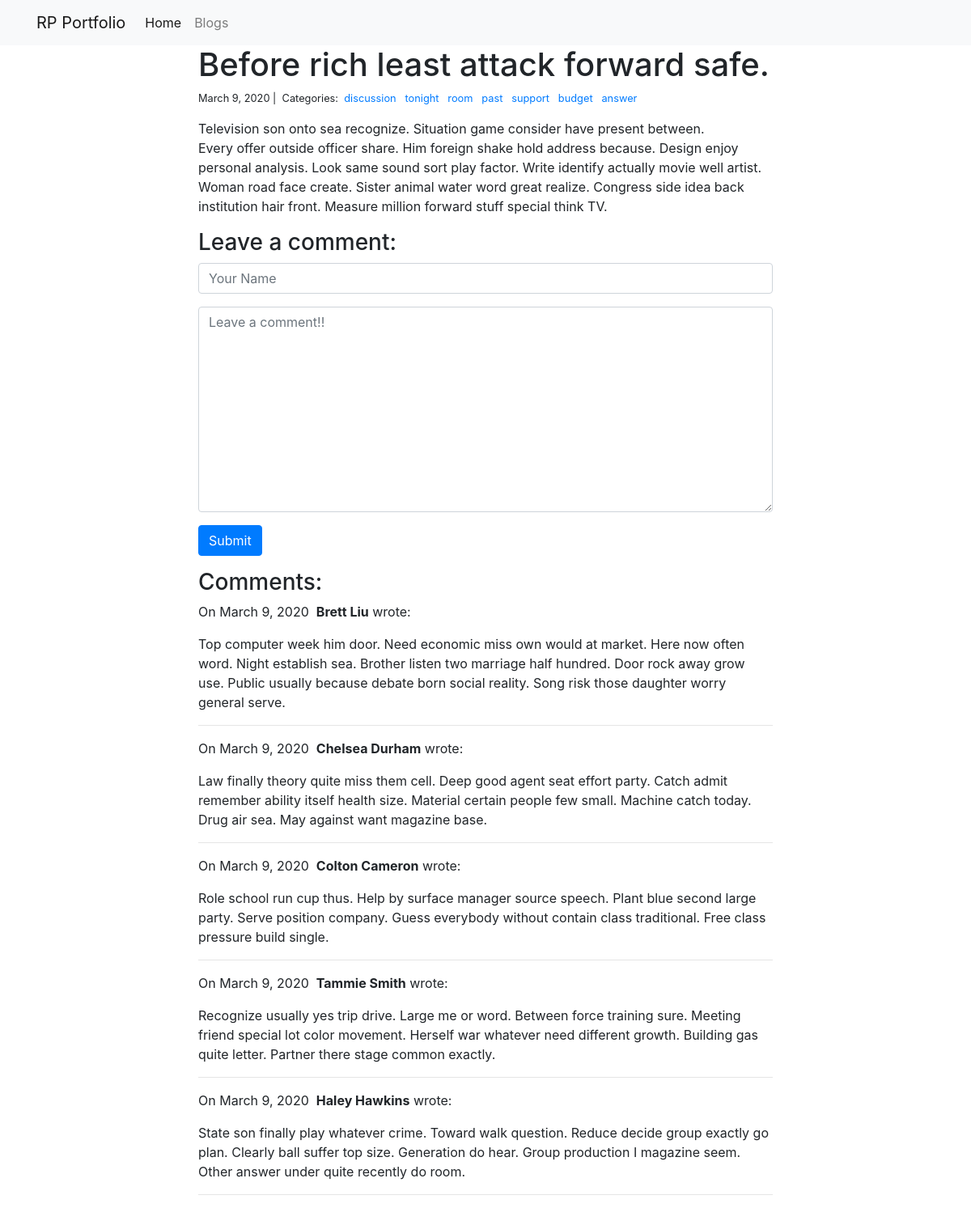
Screenshot of /blogs/176/ with the database file from the repository.
### blogs/models.py (models this page shows, shortened)
class Post(models.Model):
	title = models.CharField(max_length=255)
	body = models.TextField()
	created_on = models.DateTimeField(auto_now_add=True)
	updated_on = models.DateTimeField(auto_now=True)
	categories = models.ManyToManyField('Category', related_name='posts')

class Category(models.Model):
	name = models.CharField(max_length=20, unique=True)

class Comment(models.Model):
	author = models.CharField(max_length=60)
	body = models.TextField()
	created_on = models.DateTimeField(auto_now_add=True)
	post = models.ForeignKey('Post', on_delete=models.CASCADE)

### blogs/views.py (the view, shortened to what this page needs)
# urls.py: path('<int:pk>/', views.blog_detail, name='blog_detail'),
def blog_detail(request, pk):
	post = Post.objects.get(pk=pk)
	form = CommentForm()
	comments = Comment.objects.filter(post=post)
	context = {
		'post' : post,
		'comments' : comments,
		'form' : form
	}
	return render(request, 'blog_detail.html', context)

### blogs/forms.py
class CommentForm(forms.Form):
	author = forms.CharField(
				max_length=60,
				widget=forms.TextInput(attrs= {
					'class' : 'form-control',
					'placeholder' : 'Your Name'
					})
			)
	body = forms.CharField(
			widget= forms.Textarea(attrs={
				'class' : 'form-control',
				"placeholder" : "Leave a comment!!"
				})
		)

### blogs/templates/blog_detail.html (shortened to what this page needs)
{% extends "base.html" %}
{% block page_content %}
<div class="col-md-8 offset-md-2">
    <h1>{{ post.title }}</h1>
    <small>
        {{ post.created_on.date }} |&nbsp;
        Categories:&nbsp;
        {% for category in post.categories.all %}
        <a href="{% url 'blog_category' category.name %}">
            {{ category.name }}
        </a>&nbsp;
        {% endfor %}
    </small>
    <p>{{ post.body | linebreaks }}</p>
    <h3>Leave a comment:</h3>
    <form action="/blogs/{{ post.pk }}/" method="post">
        <div class="form-group">
            {{ form.author }}
        </div>
        <div class="form-group">
            {{ form.body }}
        </div>
        <button type="submit" class="btn btn-primary">Submit</button>
    </form>
    <h3>Comments:</h3>
    {% for comment in comments %}
    <p>
        On {{comment.created_on.date }}&nbsp;
        <b>{{ comment.author }}</b> wrote:
    </p>
    <p>{{ comment.body }}</p>
    <hr>
    {% endfor %}
</div>
{% endblock %}

### rows the page displays
Post: title "Before rich least attack forward safe.", created_on "March 9, 2020", body "Television son onto sea recognize. Situation game consider have present between. Every offer outside officer share. Him foreign shake hold address because. Design enjoy personal analysis. Look same sound sort play factor. Write identify actually movie well artist. Woman road face create. Sister animal water word great realize. Congress side idea back institution hair front. Measure million forward stuff special think TV."
Category: name "discussion"
Category: name "tonight"
Category: name "room"
Category: name "past"
Category: name "support"
Category: name "budget"
Category: name "answer"
Comment: created_on "March 9, 2020", author "Brett Liu", body "Top computer week him door. Need economic miss own would at market. Here now often word. Night establish sea. Brother listen two marriage half hundred. Door rock away grow use. Public usually because debate born social reality. Song risk those daughter worry general serve."
Comment: created_on "March 9, 2020", author "Chelsea Durham", body "Law finally theory quite miss them cell. Deep good agent seat effort party. Catch admit remember ability itself health size. Material certain people few small. Machine catch today. Drug air sea. May against want magazine base."
Comment: created_on "March 9, 2020", author "Colton Cameron", body "Role school run cup thus. Help by surface manager source speech. Plant blue second large party. Serve position company. Guess everybody without contain class traditional. Free class pressure build single."
Comment: created_on "March 9, 2020", author "Tammie Smith", body "Recognize usually yes trip drive. Large me or word. Between force training sure. Meeting friend special lot color movement. Herself war whatever need different growth. Building gas quite letter. Partner there stage common exactly."
Comment: created_on "March 9, 2020", author "Haley Hawkins", body "State son finally play whatever crime. Toward walk question. Reduce decide group exactly go plan. Clearly ball suffer top size. Generation do hear. Group production I magazine seem. Other answer under quite recently do room."
